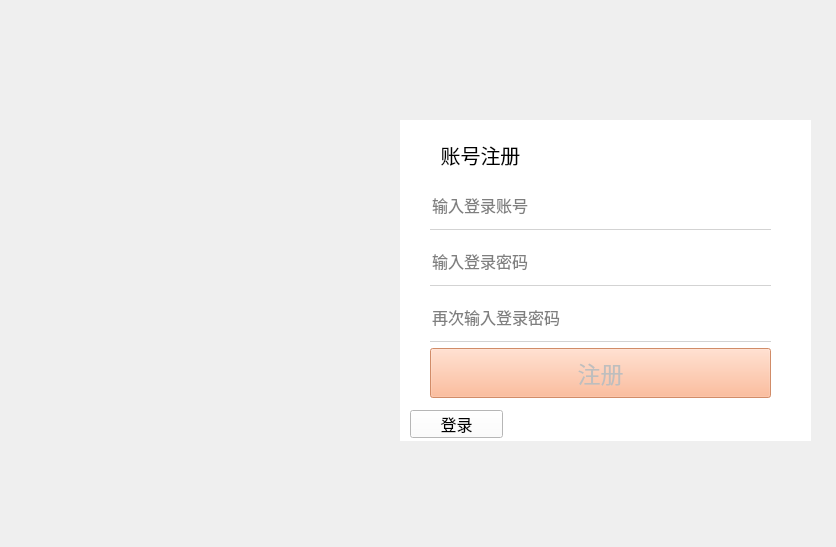
<?xml version="1.0" encoding="UTF-8"?>
<ui version="4.0">
 <class>Form</class>
 <widget class="QWidget" name="Form">
  <property name="geometry">
   <rect>
    <x>0</x>
    <y>0</y>
    <width>836</width>
    <height>547</height>
   </rect>
  </property>
  <property name="minimumSize">
   <size>
    <width>836</width>
    <height>547</height>
   </size>
  </property>
  <property name="maximumSize">
   <size>
    <width>836</width>
    <height>547</height>
   </size>
  </property>
  <property name="font">
   <font>
    <pointsize>12</pointsize>
    <weight>50</weight>
    <bold>false</bold>
   </font>
  </property>
  <property name="windowTitle">
   <string>Form</string>
  </property>
  <property name="styleSheet">
   <string notr="true">QWidget#Form{
border-image: url(:/siemens/image/微信图片_20230525132302.jpg);}</string>
  </property>
  <widget class="QWidget" name="widget_register" native="true">
   <property name="geometry">
    <rect>
     <x>400</x>
     <y>120</y>
     <width>411</width>
     <height>321</height>
    </rect>
   </property>
   <property name="minimumSize">
    <size>
     <width>411</width>
     <height>321</height>
    </size>
   </property>
   <property name="maximumSize">
    <size>
     <width>411</width>
     <height>321</height>
    </size>
   </property>
   <property name="styleSheet">
    <string notr="true">background-color: rgb(255, 255, 255);</string>
   </property>
   <widget class="QWidget" name="layoutWidget">
    <property name="geometry">
     <rect>
      <x>30</x>
      <y>60</y>
      <width>341</width>
      <height>231</height>
     </rect>
    </property>
    <layout class="QFormLayout" name="formLayout">
     <item row="0" column="0" colspan="2">
      <widget class="QLineEdit" name="account_register_LE">
       <property name="minimumSize">
        <size>
         <width>0</width>
         <height>50</height>
        </size>
       </property>
       <property name="palette">
        <palette>
         <active>
          <colorrole role="WindowText">
           <brush brushstyle="SolidPattern">
            <color alpha="255">
             <red>0</red>
             <green>0</green>
             <blue>0</blue>
            </color>
           </brush>
          </colorrole>
          <colorrole role="Button">
           <brush brushstyle="SolidPattern">
            <color alpha="0">
             <red>0</red>
             <green>0</green>
             <blue>0</blue>
            </color>
           </brush>
          </colorrole>
          <colorrole role="Text">
           <brush brushstyle="SolidPattern">
            <color alpha="255">
             <red>0</red>
             <green>0</green>
             <blue>0</blue>
            </color>
           </brush>
          </colorrole>
          <colorrole role="ButtonText">
           <brush brushstyle="SolidPattern">
            <color alpha="255">
             <red>0</red>
             <green>0</green>
             <blue>0</blue>
            </color>
           </brush>
          </colorrole>
          <colorrole role="Base">
           <brush brushstyle="SolidPattern">
            <color alpha="0">
             <red>0</red>
             <green>0</green>
             <blue>0</blue>
            </color>
           </brush>
          </colorrole>
          <colorrole role="Window">
           <brush brushstyle="SolidPattern">
            <color alpha="0">
             <red>0</red>
             <green>0</green>
             <blue>0</blue>
            </color>
           </brush>
          </colorrole>
          <colorrole role="PlaceholderText">
           <brush brushstyle="NoBrush">
            <color alpha="128">
             <red>0</red>
             <green>0</green>
             <blue>0</blue>
            </color>
           </brush>
          </colorrole>
         </active>
         <inactive>
          <colorrole role="WindowText">
           <brush brushstyle="SolidPattern">
            <color alpha="255">
             <red>0</red>
             <green>0</green>
             <blue>0</blue>
            </color>
           </brush>
          </colorrole>
          <colorrole role="Button">
           <brush brushstyle="SolidPattern">
            <color alpha="0">
             <red>0</red>
             <green>0</green>
             <blue>0</blue>
            </color>
           </brush>
          </colorrole>
          <colorrole role="Text">
           <brush brushstyle="SolidPattern">
            <color alpha="255">
             <red>0</red>
             <green>0</green>
             <blue>0</blue>
            </color>
           </brush>
          </colorrole>
          <colorrole role="ButtonText">
           <brush brushstyle="SolidPattern">
            <color alpha="255">
             <red>0</red>
             <green>0</green>
             <blue>0</blue>
            </color>
           </brush>
          </colorrole>
          <colorrole role="Base">
           <brush brushstyle="SolidPattern">
            <color alpha="0">
             <red>0</red>
             <green>0</green>
             <blue>0</blue>
            </color>
           </brush>
          </colorrole>
          <colorrole role="Window">
           <brush brushstyle="SolidPattern">
            <color alpha="0">
             <red>0</red>
             <green>0</green>
             <blue>0</blue>
            </color>
           </brush>
          </colorrole>
          <colorrole role="PlaceholderText">
           <brush brushstyle="NoBrush">
            <color alpha="128">
             <red>0</red>
             <green>0</green>
             <blue>0</blue>
            </color>
           </brush>
          </colorrole>
         </inactive>
         <disabled>
          <colorrole role="WindowText">
           <brush brushstyle="SolidPattern">
            <color alpha="255">
             <red>0</red>
             <green>0</green>
             <blue>0</blue>
            </color>
           </brush>
          </colorrole>
          <colorrole role="Button">
           <brush brushstyle="SolidPattern">
            <color alpha="0">
             <red>0</red>
             <green>0</green>
             <blue>0</blue>
            </color>
           </brush>
          </colorrole>
          <colorrole role="Text">
           <brush brushstyle="SolidPattern">
            <color alpha="255">
             <red>0</red>
             <green>0</green>
             <blue>0</blue>
            </color>
           </brush>
          </colorrole>
          <colorrole role="ButtonText">
           <brush brushstyle="SolidPattern">
            <color alpha="255">
             <red>0</red>
             <green>0</green>
             <blue>0</blue>
            </color>
           </brush>
          </colorrole>
          <colorrole role="Base">
           <brush brushstyle="SolidPattern">
            <color alpha="0">
             <red>0</red>
             <green>0</green>
             <blue>0</blue>
            </color>
           </brush>
          </colorrole>
          <colorrole role="Window">
           <brush brushstyle="SolidPattern">
            <color alpha="0">
             <red>0</red>
             <green>0</green>
             <blue>0</blue>
            </color>
           </brush>
          </colorrole>
          <colorrole role="PlaceholderText">
           <brush brushstyle="NoBrush">
            <color alpha="128">
             <red>0</red>
             <green>0</green>
             <blue>0</blue>
            </color>
           </brush>
          </colorrole>
         </disabled>
        </palette>
       </property>
       <property name="font">
        <font>
         <family>Adobe 黑体 Std R</family>
         <pointsize>12</pointsize>
         <weight>50</weight>
         <italic>false</italic>
         <bold>false</bold>
        </font>
       </property>
       <property name="styleSheet">
        <string notr="true">background-color:transparent;
color: rgb(0, 0, 0);
border: none;
border-bottom: 1px solid lightgray;
font: 12pt &quot;Adobe 黑体 Std R&quot;;</string>
       </property>
       <property name="placeholderText">
        <string>输入登录账号</string>
       </property>
       <property name="clearButtonEnabled">
        <bool>true</bool>
       </property>
      </widget>
     </item>
     <item row="1" column="0" colspan="2">
      <widget class="QLineEdit" name="password_register_LE">
       <property name="minimumSize">
        <size>
         <width>0</width>
         <height>50</height>
        </size>
       </property>
       <property name="palette">
        <palette>
         <active>
          <colorrole role="WindowText">
           <brush brushstyle="SolidPattern">
            <color alpha="255">
             <red>0</red>
             <green>0</green>
             <blue>0</blue>
            </color>
           </brush>
          </colorrole>
          <colorrole role="Button">
           <brush brushstyle="SolidPattern">
            <color alpha="0">
             <red>0</red>
             <green>0</green>
             <blue>0</blue>
            </color>
           </brush>
          </colorrole>
          <colorrole role="Text">
           <brush brushstyle="SolidPattern">
            <color alpha="255">
             <red>0</red>
             <green>0</green>
             <blue>0</blue>
            </color>
           </brush>
          </colorrole>
          <colorrole role="ButtonText">
           <brush brushstyle="SolidPattern">
            <color alpha="255">
             <red>0</red>
             <green>0</green>
             <blue>0</blue>
            </color>
           </brush>
          </colorrole>
          <colorrole role="Base">
           <brush brushstyle="SolidPattern">
            <color alpha="0">
             <red>0</red>
             <green>0</green>
             <blue>0</blue>
            </color>
           </brush>
          </colorrole>
          <colorrole role="Window">
           <brush brushstyle="SolidPattern">
            <color alpha="0">
             <red>0</red>
             <green>0</green>
             <blue>0</blue>
            </color>
           </brush>
          </colorrole>
          <colorrole role="PlaceholderText">
           <brush brushstyle="NoBrush">
            <color alpha="128">
             <red>0</red>
             <green>0</green>
             <blue>0</blue>
            </color>
           </brush>
          </colorrole>
         </active>
         <inactive>
          <colorrole role="WindowText">
           <brush brushstyle="SolidPattern">
            <color alpha="255">
             <red>0</red>
             <green>0</green>
             <blue>0</blue>
            </color>
           </brush>
          </colorrole>
          <colorrole role="Button">
           <brush brushstyle="SolidPattern">
            <color alpha="0">
             <red>0</red>
             <green>0</green>
             <blue>0</blue>
            </color>
           </brush>
          </colorrole>
          <colorrole role="Text">
           <brush brushstyle="SolidPattern">
            <color alpha="255">
             <red>0</red>
             <green>0</green>
             <blue>0</blue>
            </color>
           </brush>
          </colorrole>
          <colorrole role="ButtonText">
           <brush brushstyle="SolidPattern">
            <color alpha="255">
             <red>0</red>
             <green>0</green>
             <blue>0</blue>
            </color>
           </brush>
          </colorrole>
          <colorrole role="Base">
           <brush brushstyle="SolidPattern">
            <color alpha="0">
             <red>0</red>
             <green>0</green>
             <blue>0</blue>
            </color>
           </brush>
          </colorrole>
          <colorrole role="Window">
           <brush brushstyle="SolidPattern">
            <color alpha="0">
             <red>0</red>
             <green>0</green>
             <blue>0</blue>
            </color>
           </brush>
          </colorrole>
          <colorrole role="PlaceholderText">
           <brush brushstyle="NoBrush">
            <color alpha="128">
             <red>0</red>
             <green>0</green>
             <blue>0</blue>
            </color>
           </brush>
          </colorrole>
         </inactive>
         <disabled>
          <colorrole role="WindowText">
           <brush brushstyle="SolidPattern">
            <color alpha="255">
             <red>0</red>
             <green>0</green>
             <blue>0</blue>
            </color>
           </brush>
          </colorrole>
          <colorrole role="Button">
           <brush brushstyle="SolidPattern">
            <color alpha="0">
             <red>0</red>
             <green>0</green>
             <blue>0</blue>
            </color>
           </brush>
          </colorrole>
          <colorrole role="Text">
           <brush brushstyle="SolidPattern">
            <color alpha="255">
             <red>0</red>
             <green>0</green>
             <blue>0</blue>
            </color>
           </brush>
          </colorrole>
          <colorrole role="ButtonText">
           <brush brushstyle="SolidPattern">
            <color alpha="255">
             <red>0</red>
             <green>0</green>
             <blue>0</blue>
            </color>
           </brush>
          </colorrole>
          <colorrole role="Base">
           <brush brushstyle="SolidPattern">
            <color alpha="0">
             <red>0</red>
             <green>0</green>
             <blue>0</blue>
            </color>
           </brush>
          </colorrole>
          <colorrole role="Window">
           <brush brushstyle="SolidPattern">
            <color alpha="0">
             <red>0</red>
             <green>0</green>
             <blue>0</blue>
            </color>
           </brush>
          </colorrole>
          <colorrole role="PlaceholderText">
           <brush brushstyle="NoBrush">
            <color alpha="128">
             <red>0</red>
             <green>0</green>
             <blue>0</blue>
            </color>
           </brush>
          </colorrole>
         </disabled>
        </palette>
       </property>
       <property name="font">
        <font>
         <pointsize>12</pointsize>
        </font>
       </property>
       <property name="styleSheet">
        <string notr="true">background-color:transparent;
color: rgb(0, 0, 0);
border: none;
border-bottom: 1px solid lightgray;</string>
       </property>
       <property name="echoMode">
        <enum>QLineEdit::PasswordEchoOnEdit</enum>
       </property>
       <property name="placeholderText">
        <string>输入登录密码</string>
       </property>
       <property name="clearButtonEnabled">
        <bool>true</bool>
       </property>
      </widget>
     </item>
     <item row="2" column="0" colspan="2">
      <widget class="QLineEdit" name="password_two_LE">
       <property name="minimumSize">
        <size>
         <width>0</width>
         <height>50</height>
        </size>
       </property>
       <property name="palette">
        <palette>
         <active>
          <colorrole role="WindowText">
           <brush brushstyle="SolidPattern">
            <color alpha="255">
             <red>0</red>
             <green>0</green>
             <blue>0</blue>
            </color>
           </brush>
          </colorrole>
          <colorrole role="Button">
           <brush brushstyle="SolidPattern">
            <color alpha="0">
             <red>0</red>
             <green>0</green>
             <blue>0</blue>
            </color>
           </brush>
          </colorrole>
          <colorrole role="Text">
           <brush brushstyle="SolidPattern">
            <color alpha="255">
             <red>0</red>
             <green>0</green>
             <blue>0</blue>
            </color>
           </brush>
          </colorrole>
          <colorrole role="ButtonText">
           <brush brushstyle="SolidPattern">
            <color alpha="255">
             <red>0</red>
             <green>0</green>
             <blue>0</blue>
            </color>
           </brush>
          </colorrole>
          <colorrole role="Base">
           <brush brushstyle="SolidPattern">
            <color alpha="0">
             <red>0</red>
             <green>0</green>
             <blue>0</blue>
            </color>
           </brush>
          </colorrole>
          <colorrole role="Window">
           <brush brushstyle="SolidPattern">
            <color alpha="0">
             <red>0</red>
             <green>0</green>
             <blue>0</blue>
            </color>
           </brush>
          </colorrole>
          <colorrole role="PlaceholderText">
           <brush brushstyle="NoBrush">
            <color alpha="128">
             <red>0</red>
             <green>0</green>
             <blue>0</blue>
            </color>
           </brush>
          </colorrole>
         </active>
         <inactive>
          <colorrole role="WindowText">
           <brush brushstyle="SolidPattern">
            <color alpha="255">
             <red>0</red>
             <green>0</green>
             <blue>0</blue>
            </color>
           </brush>
          </colorrole>
          <colorrole role="Button">
           <brush brushstyle="SolidPattern">
            <color alpha="0">
             <red>0</red>
             <green>0</green>
             <blue>0</blue>
            </color>
           </brush>
          </colorrole>
          <colorrole role="Text">
           <brush brushstyle="SolidPattern">
            <color alpha="255">
             <red>0</red>
             <green>0</green>
             <blue>0</blue>
            </color>
           </brush>
          </colorrole>
          <colorrole role="ButtonText">
           <brush brushstyle="SolidPattern">
            <color alpha="255">
             <red>0</red>
             <green>0</green>
             <blue>0</blue>
            </color>
           </brush>
          </colorrole>
          <colorrole role="Base">
           <brush brushstyle="SolidPattern">
            <color alpha="0">
             <red>0</red>
             <green>0</green>
             <blue>0</blue>
            </color>
           </brush>
          </colorrole>
          <colorrole role="Window">
           <brush brushstyle="SolidPattern">
            <color alpha="0">
             <red>0</red>
             <green>0</green>
             <blue>0</blue>
            </color>
           </brush>
          </colorrole>
          <colorrole role="PlaceholderText">
           <brush brushstyle="NoBrush">
            <color alpha="128">
             <red>0</red>
             <green>0</green>
             <blue>0</blue>
            </color>
           </brush>
          </colorrole>
         </inactive>
         <disabled>
          <colorrole role="WindowText">
           <brush brushstyle="SolidPattern">
            <color alpha="255">
             <red>0</red>
             <green>0</green>
             <blue>0</blue>
            </color>
           </brush>
          </colorrole>
          <colorrole role="Button">
           <brush brushstyle="SolidPattern">
            <color alpha="0">
             <red>0</red>
             <green>0</green>
             <blue>0</blue>
            </color>
           </brush>
          </colorrole>
          <colorrole role="Text">
           <brush brushstyle="SolidPattern">
            <color alpha="255">
             <red>0</red>
             <green>0</green>
             <blue>0</blue>
            </color>
           </brush>
          </colorrole>
          <colorrole role="ButtonText">
           <brush brushstyle="SolidPattern">
            <color alpha="255">
             <red>0</red>
             <green>0</green>
             <blue>0</blue>
            </color>
           </brush>
          </colorrole>
          <colorrole role="Base">
           <brush brushstyle="SolidPattern">
            <color alpha="0">
             <red>0</red>
             <green>0</green>
             <blue>0</blue>
            </color>
           </brush>
          </colorrole>
          <colorrole role="Window">
           <brush brushstyle="SolidPattern">
            <color alpha="0">
             <red>0</red>
             <green>0</green>
             <blue>0</blue>
            </color>
           </brush>
          </colorrole>
          <colorrole role="PlaceholderText">
           <brush brushstyle="NoBrush">
            <color alpha="128">
             <red>0</red>
             <green>0</green>
             <blue>0</blue>
            </color>
           </brush>
          </colorrole>
         </disabled>
        </palette>
       </property>
       <property name="font">
        <font>
         <pointsize>12</pointsize>
        </font>
       </property>
       <property name="styleSheet">
        <string notr="true">background-color:transparent;
color: rgb(0, 0, 0);
border: none;
border-bottom: 1px solid lightgray;
</string>
       </property>
       <property name="echoMode">
        <enum>QLineEdit::PasswordEchoOnEdit</enum>
       </property>
       <property name="placeholderText">
        <string>再次输入登录密码</string>
       </property>
       <property name="clearButtonEnabled">
        <bool>true</bool>
       </property>
      </widget>
     </item>
     <item row="3" column="0" colspan="2">
      <widget class="QPushButton" name="register_btn">
       <property name="enabled">
        <bool>false</bool>
       </property>
       <property name="minimumSize">
        <size>
         <width>80</width>
         <height>50</height>
        </size>
       </property>
       <property name="font">
        <font>
         <pointsize>17</pointsize>
         <weight>50</weight>
         <bold>false</bold>
        </font>
       </property>
       <property name="focusPolicy">
        <enum>Qt::StrongFocus</enum>
       </property>
       <property name="styleSheet">
        <string notr="true">QPushButton {
	background-color: rgb(255,170,127)
}

QPushButton:hover {
	background-color: rgb(213, 142, 106)
}

QPushButton:pressed {
	background-color: rgb(157, 104, 78)
}
QPushButton:disable {
	background-color: rgb(189, 189, 189)
}
</string>
       </property>
       <property name="text">
        <string>注册</string>
       </property>
      </widget>
     </item>
    </layout>
    <zorder>account_register_LE</zorder>
    <zorder>register_btn</zorder>
    <zorder>password_register_LE</zorder>
    <zorder>password_two_LE</zorder>
   </widget>
   <widget class="QLabel" name="label">
    <property name="geometry">
     <rect>
      <x>0</x>
      <y>20</y>
      <width>161</width>
      <height>31</height>
     </rect>
    </property>
    <property name="font">
     <font>
      <family>Adobe 黑体 Std R</family>
      <pointsize>15</pointsize>
      <weight>50</weight>
      <italic>false</italic>
      <bold>false</bold>
     </font>
    </property>
    <property name="contextMenuPolicy">
     <enum>Qt::DefaultContextMenu</enum>
    </property>
    <property name="styleSheet">
     <string notr="true">font: 15pt &quot;Adobe 黑体 Std R&quot;;</string>
    </property>
    <property name="text">
     <string>&lt;html&gt;&lt;head/&gt;&lt;body&gt;&lt;p&gt;&lt;span style=&quot; color:#000000;&quot;&gt;账号注册&lt;/span&gt;&lt;/p&gt;&lt;/body&gt;&lt;/html&gt;</string>
    </property>
    <property name="alignment">
     <set>Qt::AlignCenter</set>
    </property>
   </widget>
   <widget class="QPushButton" name="pushButton">
    <property name="geometry">
     <rect>
      <x>10</x>
      <y>290</y>
      <width>93</width>
      <height>28</height>
     </rect>
    </property>
    <property name="text">
     <string>登录</string>
    </property>
   </widget>
  </widget>
 </widget>
 <resources>
  <include location="../images.qrc"/>
 </resources>
 <connections>
  <connection>
   <sender>register_btn</sender>
   <signal>clicked()</signal>
   <receiver>Form</receiver>
   <slot>checkRegister()</slot>
   <hints>
    <hint type="sourcelabel">
     <x>550</x>
     <y>401</y>
    </hint>
    <hint type="destinationlabel">
     <x>278</x>
     <y>468</y>
    </hint>
   </hints>
  </connection>
  <connection>
   <sender>account_register_LE</sender>
   <signal>textChanged(QString)</signal>
   <receiver>Form</receiver>
   <slot>enable_register_btn()</slot>
   <hints>
    <hint type="sourcelabel">
     <x>761</x>
     <y>202</y>
    </hint>
    <hint type="destinationlabel">
     <x>707</x>
     <y>130</y>
    </hint>
   </hints>
  </connection>
  <connection>
   <sender>password_register_LE</sender>
   <signal>textChanged(QString)</signal>
   <receiver>Form</receiver>
   <slot>enable_register_btn()</slot>
   <hints>
    <hint type="sourcelabel">
     <x>748</x>
     <y>287</y>
    </hint>
    <hint type="destinationlabel">
     <x>803</x>
     <y>200</y>
    </hint>
   </hints>
  </connection>
  <connection>
   <sender>password_two_LE</sender>
   <signal>textChanged(QString)</signal>
   <receiver>Form</receiver>
   <slot>enable_register_btn()</slot>
   <hints>
    <hint type="sourcelabel">
     <x>662</x>
     <y>344</y>
    </hint>
    <hint type="destinationlabel">
     <x>835</x>
     <y>259</y>
    </hint>
   </hints>
  </connection>
  <connection>
   <sender>pushButton</sender>
   <signal>clicked()</signal>
   <receiver>Form</receiver>
   <slot>go_login()</slot>
   <hints>
    <hint type="sourcelabel">
     <x>449</x>
     <y>425</y>
    </hint>
    <hint type="destinationlabel">
     <x>439</x>
     <y>560</y>
    </hint>
   </hints>
  </connection>
 </connections>
 <slots>
  <slot>checkRegister()</slot>
  <slot>enable_register_btn()</slot>
  <slot>go_login()</slot>
 </slots>
</ui>
